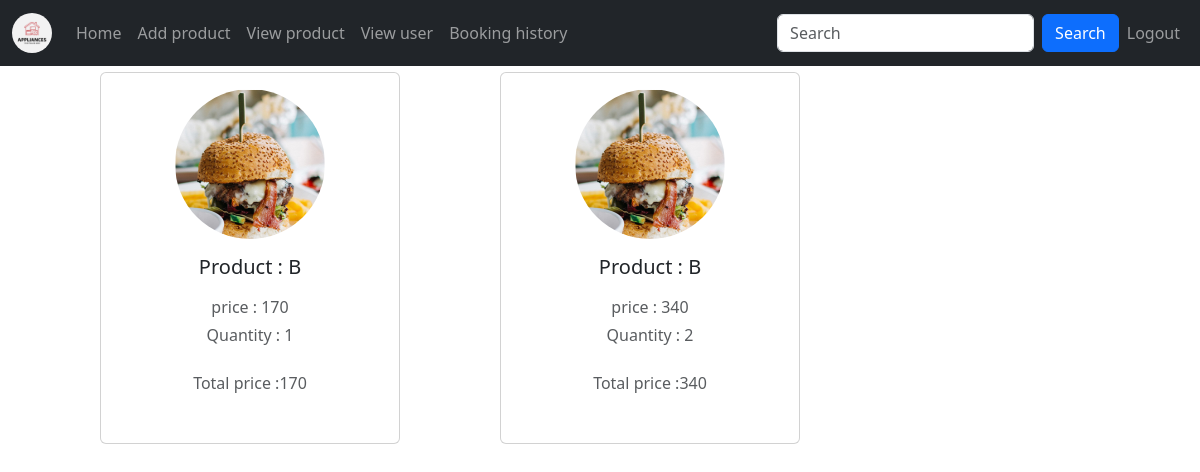
/bookinghistory (signed in), run on the app's committed database.
### app/models.py (models this page shows, shortened)
class buy(models.Model):
    user = models.ForeignKey(Register,on_delete=models.CASCADE)
    product = models.ForeignKey(Product,on_delete=models.CASCADE)
    date_of_buying = models.TextField()
    payment_status = models.BooleanField(default=False)
    quantity = models.IntegerField()
    price = models.IntegerField()

class Product(models.Model):
    name = models.TextField()
    discription = models.TextField()
    price = models.IntegerField()
    category = models.TextField()
    quantity = models.IntegerField()
    offerprice = models.IntegerField()
    image = models.FileField()

### app/views.py (the view)
# urls.py: path('bookinghistory',views.bookinghistory),
def bookinghistory(req):
    if 'shop' in req.session:
        data=buy.objects.all()
        return render(req,'shop/booking_history.html',{'data':data})
    else:
        return redirect(login)

### template/shop/booking_history.html (shortened to what this page needs)
<!DOCTYPE html>
<html lang="en">
<head>
  <link href="https://cdn.jsdelivr.net/npm/bootstrap@5.3.3/dist/css/bootstrap.min.css" rel="stylesheet">
</head>
<body>
<nav class="navbar navbar-expand-sm navbar-dark bg-dark">
  <div class="container-fluid">
    <a class="navbar-brand" href="#">
        <img src="static/360_F_450084582_MJt3cB5MG2NcwgoaN86eWH5573szBMKH.jpg" alt="Logo" style="width:40px;" class="rounded-pill">
      </a>
    <div class="collapse navbar-collapse" id="mynavbar">
      <ul class="navbar-nav me-auto">
        <li class="nav-item">
            <a class="nav-link" href="../adminhome">Home</a>
          </li>
        <li class="nav-item">
          <a class="nav-link" href="../addpro">Add product</a>
        </li>
        <li class="nav-item">
          <a class="nav-link" href="../viewpro">View product</a>
        </li>
        <li class="nav-item">
          <a class="nav-link" href="../viewuser">View user</a>
        </li>
        <li class="nav-item">
          <a class="nav-link" href="../bookinghistory">Booking history</a>
        </li>
      </ul>
      <form class="d-flex">
        <input class="form-control me-2" type="text" placeholder="Search">
        <button class="btn btn-primary" type="button">Search</button>
      </form>
      <ul class="navbar-nav">
        <li class="nav-item">
          <a class="nav-link" href="../logout">Logout</a>
        </li>
      </ul>
    </div>
  </div>
</nav>
  {% for i in data %}
  <div class="card mb-4">
    <div class="card-body text-center">
      <img src="{{i.product.image.url}}" alt="avatar" class="rounded-circle img-fluid" style="width: 150px;height: 150px;">
      <h5 class="my-3">Product : {{i.product.name}}</h5>
      <p class="text-muted mb-1">price : {{i.price}}</p>
      <p class="text-muted mb-4">Quantity : {{i.quantity}}</p>
      <p class="text-muted mb-4">Total price :{{i.price}}</p>
    </div>
  </div>
  {% endfor %}
</body>
</html>

### template/shop/booking_history.html (style rules this page uses)
.card { float: left; width: 300px; margin-left: 100PX; padding: 0px; margin-top: 6px; }

### data on the page
buy: product.image (picture), product.name "B", price "170", quantity "1"
buy: product.image (picture), product.name "B", price "340", quantity "2"
